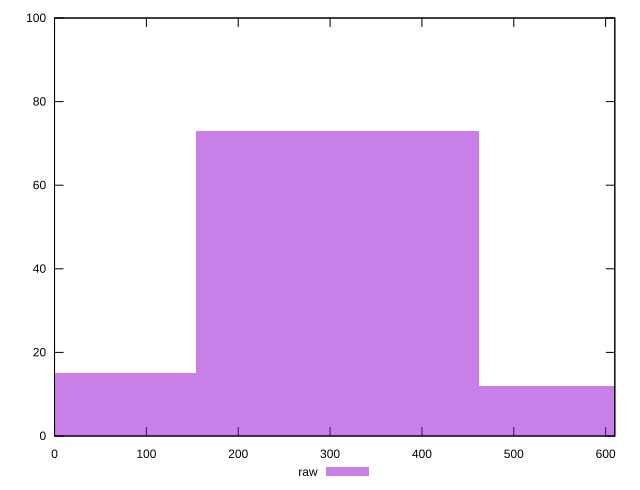

Generate this figure with gnuplot:
reset

$raw <<EOF
308.40597525651526 73
616.8119505130305 12
0 15
EOF

set key outside below
set boxwidth 308.40597525651526
set xrange [0:610]
set yrange [0:100]
set trange [0:100]
set style fill transparent solid 0.5 noborder
set terminal svg size 640, 490 enhanced background rgb 'white'
set output "report_00015_2021-02-09T16-11-33.973Z/uses-webp-images/samples/pages/raw/histogram.svg"

plot $raw title "raw" with boxes

reset
